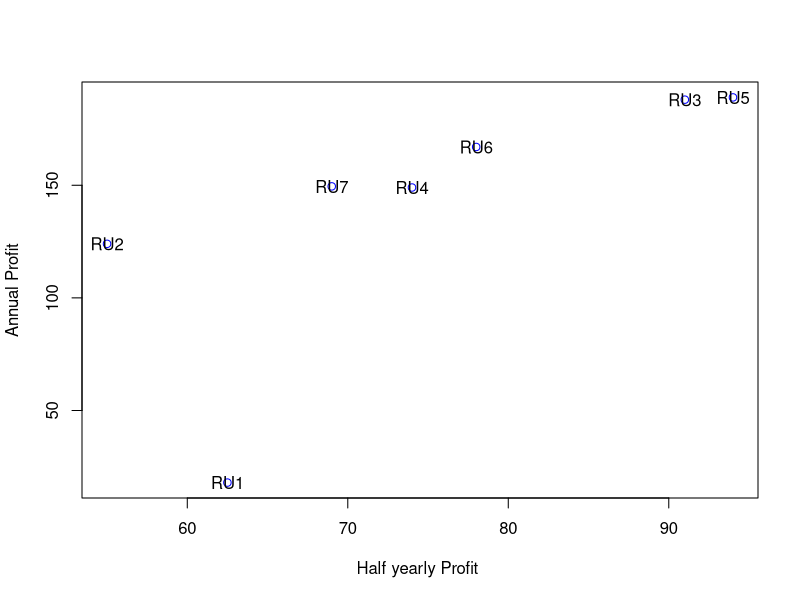

Generate this figure with R:
## ---- chunk 1
Supermarket <- data.frame(
  RU= c("RU1","RU2","RU3","RU4","RU5","RU6","RU7"),
  X = c(62.5, 55.0, 91.0, 74.0, 94.0, 78.0, 69.0),
  Y= c(18, 124, 188, 149, 189, 167, 149.5)
)
plot(x=Supermarket$X, y=Supermarket$Y, xlab ="Half yearly Profit ", ylab="Annual Profit", col="blue", cex= 1)
text(Supermarket$X, Supermarket$Y, labels=Supermarket$RU)



## ---- chunk 2
relation <- lm(Supermarket$Y~Supermarket$X)
print(relation)
#plot(relation)
## ---- chunk 3

a <- data.frame(x = 98)
result <-  predict(relation,a)
print(result)

